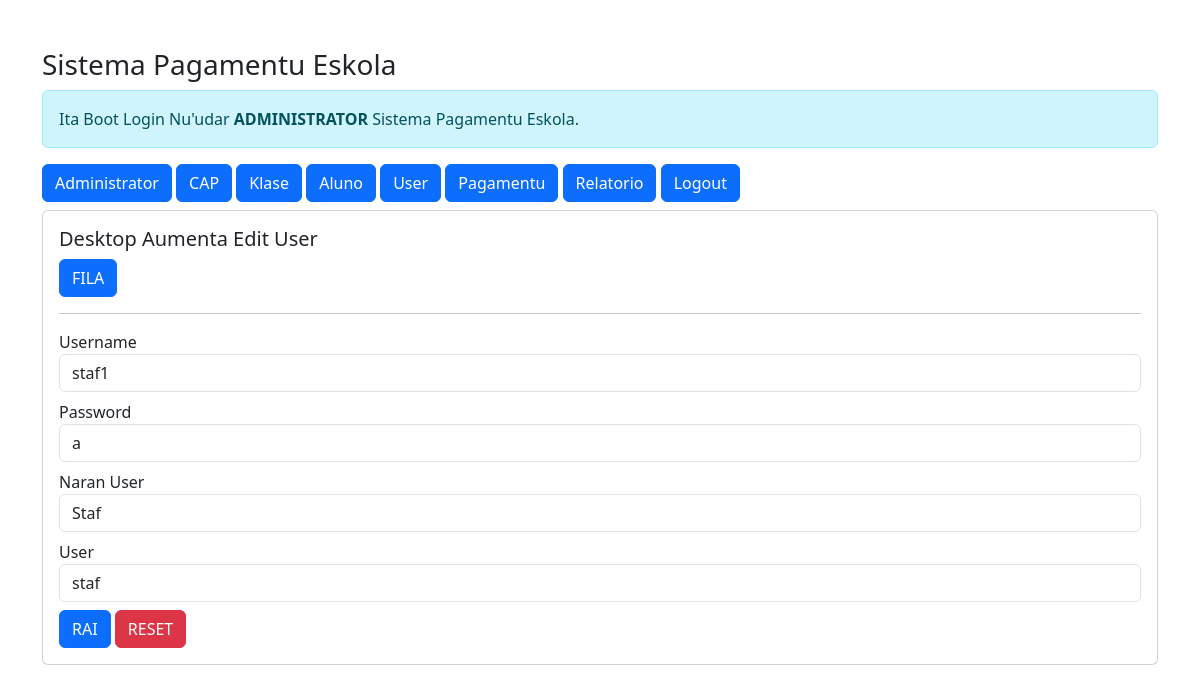
/admin/admin.php?url=edit-staf&id_staf=6 (signed in), run on the app's committed database.
### tables this page shows
CREATE TABLE `staf` (
  `id_staf` int(11) NOT NULL,
  `username` varchar(25) NOT NULL,
  `password` varchar(32) NOT NULL,
  `naran_staf` varchar(35) NOT NULL,
  `level` enum('admin','staf') NOT NULL
);

### admin/edit-staf.php (the view, shortened to what this page needs)
<?php
$id_staf = $_GET['id_staf'];
include '../koneksaun.php';
$sql = "SELECT*FROM staf WHERE id_staf= '$id_staf'";
$query = mysqli_query($koneksaun, $sql);
$data = mysqli_fetch_array($query);
?>
<h5>Desktop Aumenta Edit User</h5>
<a href="?url=staf" class="btn btn-primary"> FILA </a>
<hr>
<form action="?url=proses-edit-staf&id_staf=<?= $id_staf; ?>" method="post">
    <div class="form-group mb-2">
        <label for="">Username</label>
        <input value="<?= $data['username'] ?>" type="text" name="username" class="form-control" required>
    </div>
    <div class="form-group mb-2">
        <label for="">Password</label>
        <input value="<?= $data['password'] ?>" type="text" name="password" class="form-control" required>
    </div>
    <div class="form-group mb-2">
        <label for="">Naran User</label>
        <input value="<?= $data['naran_staf'] ?>" type="text" name="naran_staf" class="form-control" required>
    </div>
    <div class="form-group mb-2">
        <label for="">User</label>
        <select name="level" class="form-control" required>
            <option value="<?= $data['level'] ?>"> <?= $data['level'] ?></option>
        </select>
    </div>
    <div class="form-group">
        <button type="submit" class="btn btn-primary"> RAI </button>
        <button type="reset" class="btn btn-danger"> RESET </button>
    </div>
</form>

### data on the page
staf: username "staf1", password "a", naran_staf "Staf", level "staf"
